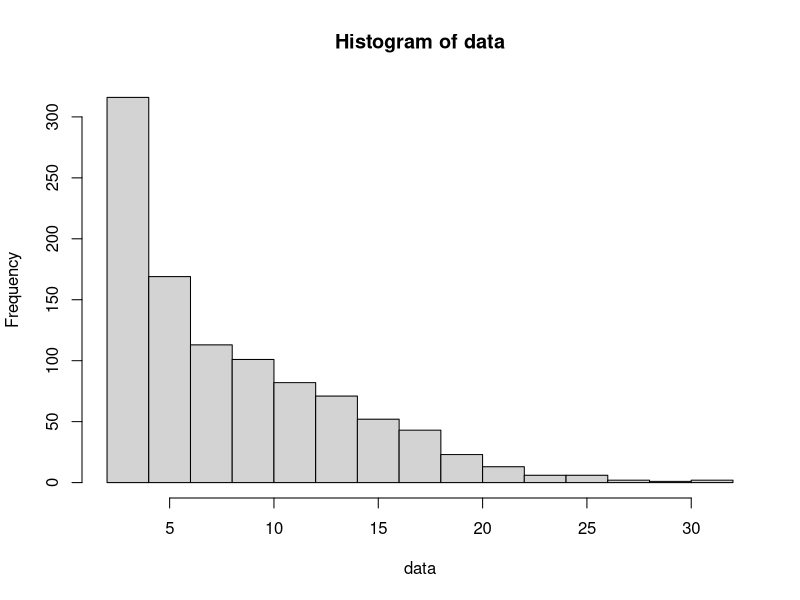

The R script that drew this image:
# 方差越大越不好检出来，还以为我写错了233

# 计算P值，应该可以用pt吧。。
jisuan <- function(x,u){
	len = length(x)
	t = sqrt(len)*(mean(x) - u)/sd(x)
	if(t<0) {
		p = 2*pt(t,df = len-1)
	}
	else {
		p = 2*(1 - pt(t,df = len-1))
	}
	return(p)
}

# 对比手写的函数的和t.test的计算出来的。
test <- function()
{
	for(i in 2:10) {
		x <- rnorm(i,10.2,1)
		result = t.test(x,mu = 10)
		p1 = result$p.value
		p2 = jisuan(x,10)

		print(p1)
		print(p2)
		print("-----")
	}
}

test()

# t检验
analysis <- function(n) {
	u = 10
	x <- rnorm(n,10.2,1)
	result = t.test(x,mu = u,conf.level = 0.99,var.equal = FALSE)
	# print(result)
	return(result$p.value)
}

# 输出多少个样本时，会被检出
cycle <- function(){
	for(i in 2:1000) {
		p = analysis(i)
# 		p2 = analysis(i)
# 		p3 = analysis(i)
# 		p <- c(p1,p2,p3)
		if(p<0.1){
			return(i)
		}
	}
}
# 检验1000次
main <- function(){
	data <- c()
	for(i in 1:1000)
	{
		data <- c(data,cycle())
	}
	return(data)
}


data = main()
hist(data)
# hist(data,main="检测1000次拒绝的样本容量分布",xlab="样本容量")

